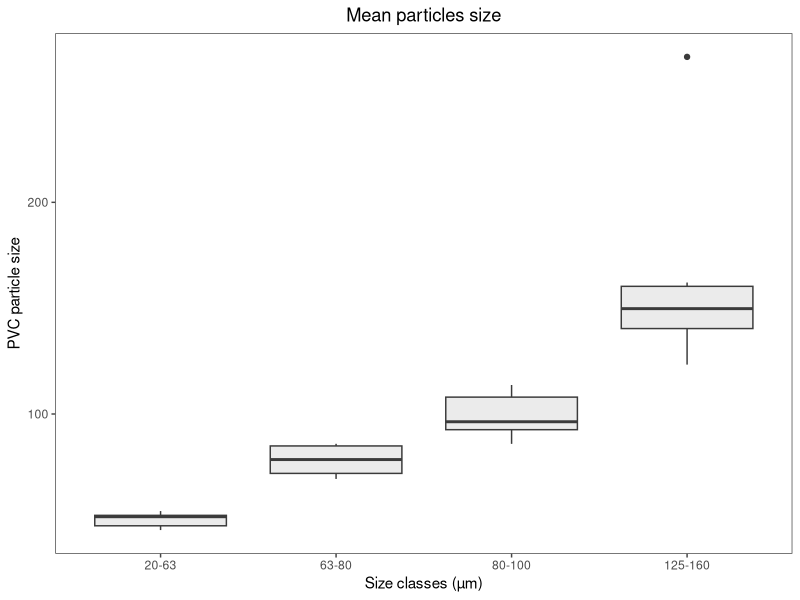
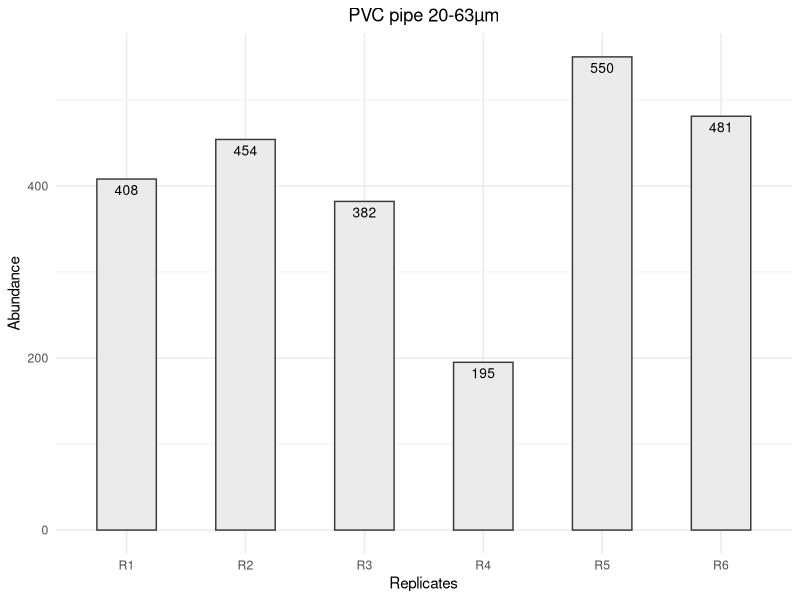
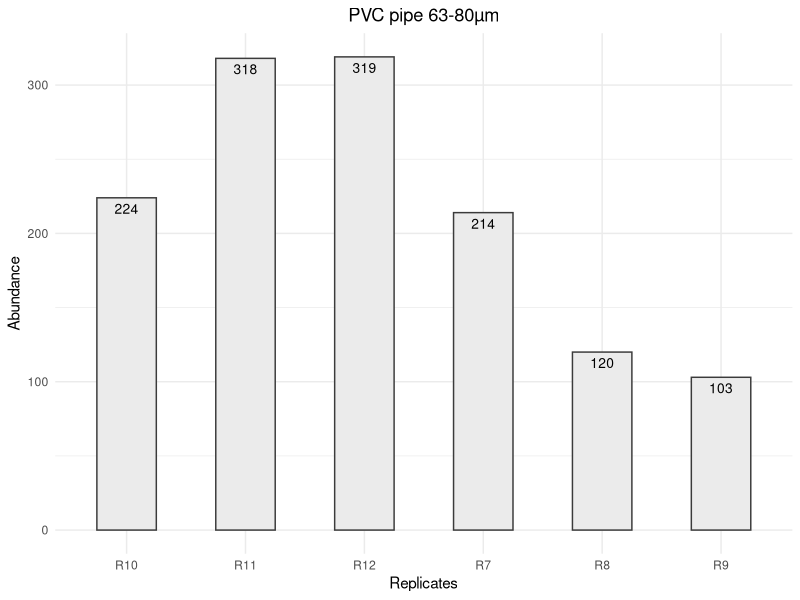
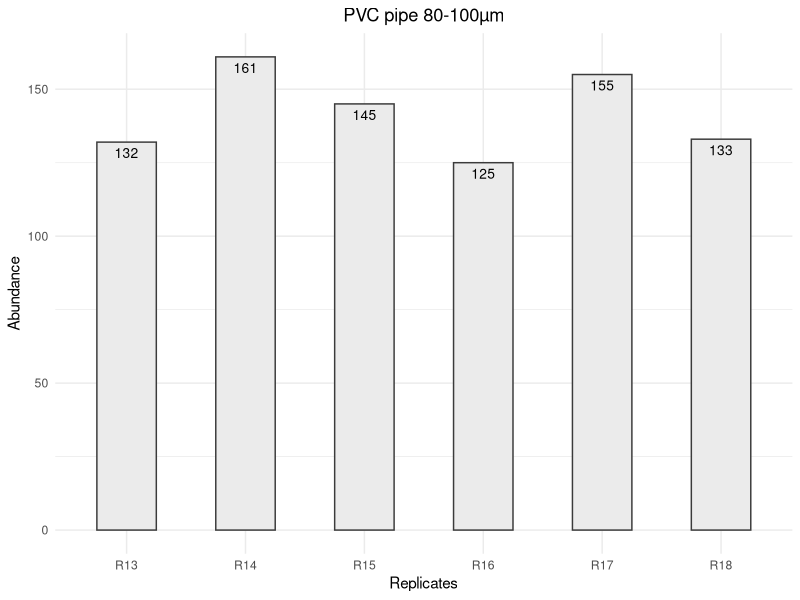
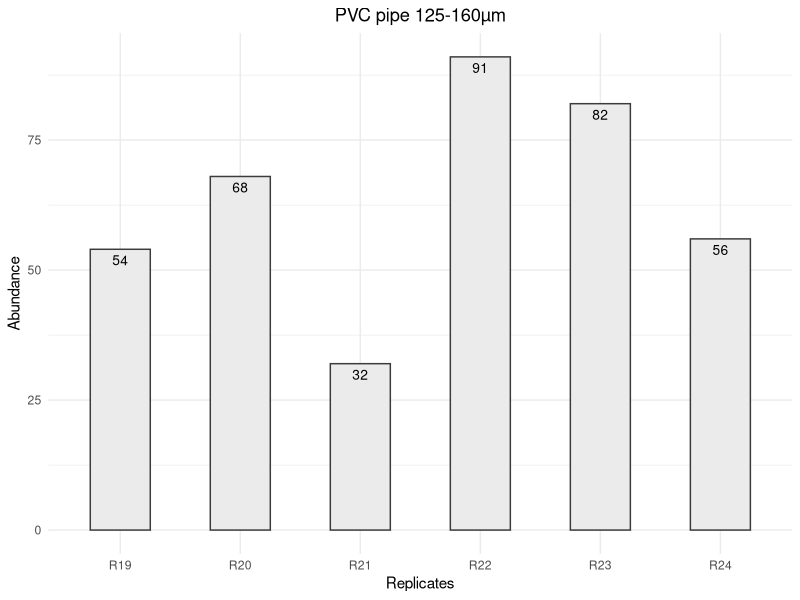
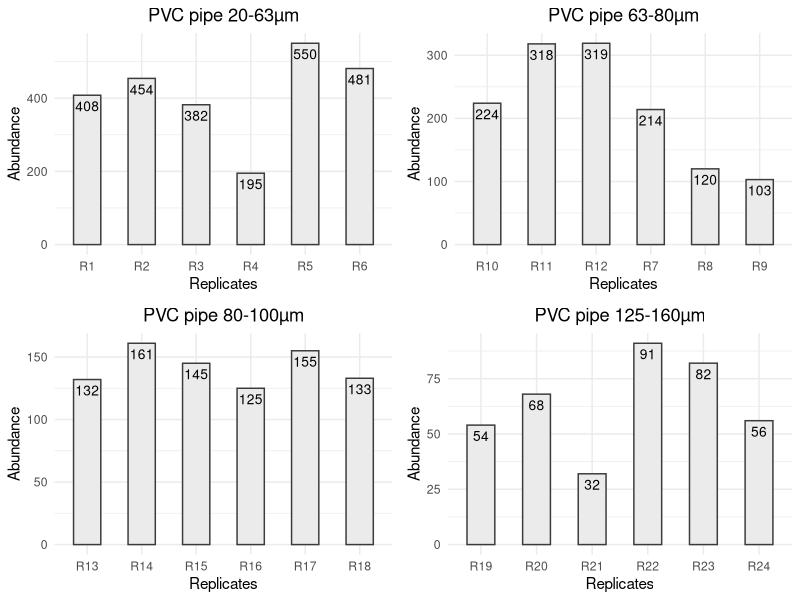

These figures' R source, in order:
library(ggplot2)
library(cowplot)
library(dplyr)
library(plyr)
library(egg)
library(car)
library(forcats)

setwd(dir="C:/Users/Nans/Desktop/PVC_MPs_G.fossarum/Data/Supplementary materials")

Size_Test<-read.csv("Size_Test.csv", header = T, sep = ";")  
Size_Test$Size.class <- fct_relevel(Size_Test$Size.class, c("20-63", "63-80","80-100","125-160"))
View(Size_Test)


#Comparison of the average MP size recovered in each size class


shapiro.test(Size_Test$Mean)
bartlett.test(Mean~Size.class, data=Size_Test)
pairwise.wilcox.test(Size_Test$Mean,Size_Test$Size.class, p.adj="bonferroni", correct = FALSE)

Mean_MPs_Size<-ggplot(data=Size_Test, aes(x=Size.class, y=Mean)) +
  ggtitle("Mean particles size") + 
  xlab("Size classes (µm)") + ylab("PVC particle size")+ theme_article() +
  geom_boxplot(notch = FALSE,fill="gray92", color="gray23")+ theme(plot.title = element_text(hjust = 0.5))

Mean_MPs_Size



#Graphical representation and comparison of the abundance of MPs recovered in each size class


SizeClassA<-subset(Size_Test, Size.class=="20-63")
shapiro.test(SizeClassA$Abundance)
#Since there are only 6 replicates per Size Class, we used a kruskal.wallis test even if shapiro.test is >0.05
kruskal.test(Abundance ~ Replicate, data = SizeClassA)

AbundanceA<-ggplot(data=SizeClassA, aes(x=Replicate, y=Abundance)) +
  ggtitle("PVC pipe 20-63µm") + 
  xlab("Replicates") + ylab("Abundance")+ theme_minimal() +
  geom_bar(stat="identity",fill="gray92", color="gray23", width=0.5)+
  geom_text(aes(label=Abundance), vjust=1.6, color="black", size=3.5)+
  theme(plot.title = element_text(hjust = 0.5))
AbundanceA  


SizeClassB<-subset(Size_Test, Size.class=="63-80")
shapiro.test(SizeClassB$Abundance)
#Since there are only 6 replicates per Size Class, we used a kruskal.wallis test even if shapiro.test is >0.05
kruskal.test(Abundance ~ Replicate, data = SizeClassB)

AbundanceB<-ggplot(data=SizeClassB, aes(x=Replicate, y=Abundance)) +
  ggtitle("PVC pipe 63-80µm") + 
  xlab("Replicates") + ylab("Abundance")+ theme_minimal() +
  geom_bar(stat="identity",fill="gray92", color="gray23", width=0.5)+
  geom_text(aes(label=Abundance), vjust=1.6, color="black", size=3.5)+
  theme(plot.title = element_text(hjust = 0.5))
AbundanceB

SizeClassC<-subset(Size_Test, Size.class=="80-100")
shapiro.test(SizeClassC$Abundance)
#Since there are only 6 replicates per Size Class, we used a kruskal.wallis test even if shapiro.test is >0.05
kruskal.test(Abundance ~ Replicate, data = SizeClassC)

AbundanceC<-ggplot(data=SizeClassC, aes(x=Replicate, y=Abundance)) +
  ggtitle("PVC pipe 80-100µm") + 
  xlab("Replicates") + ylab("Abundance")+ theme_minimal() +
  geom_bar(stat="identity",fill="gray92", color="gray23", width=0.5)+
  geom_text(aes(label=Abundance), vjust=1.6, color="black", size=3.5)+
  theme(plot.title = element_text(hjust = 0.5))
AbundanceC


SizeClassD<-subset(Size_Test, Size.class=="125-160")
shapiro.test(SizeClassD$Abundance)
#Since there are only 6 replicates per Size Class, we used a kruskal.wallis test even if shapiro.test is >0.05
kruskal.test(Abundance ~ Replicate, data = SizeClassD)

AbundanceD<-ggplot(data=SizeClassD, aes(x=Replicate, y=Abundance)) +
  ggtitle("PVC pipe 125-160µm") + 
  xlab("Replicates") + ylab("Abundance")+ theme_minimal() +
  geom_bar(stat="identity",fill="gray92", color="gray23", width=0.5)+
  geom_text(aes(label=Abundance), vjust=1.6, color="black", size=3.5)+
  theme(plot.title = element_text(hjust = 0.5))
AbundanceD

Abundance_Pipe<-plot_grid(AbundanceA, AbundanceB ,AbundanceC ,AbundanceD, ncol = 2, nrow = 2)
Abundance_Pipe
